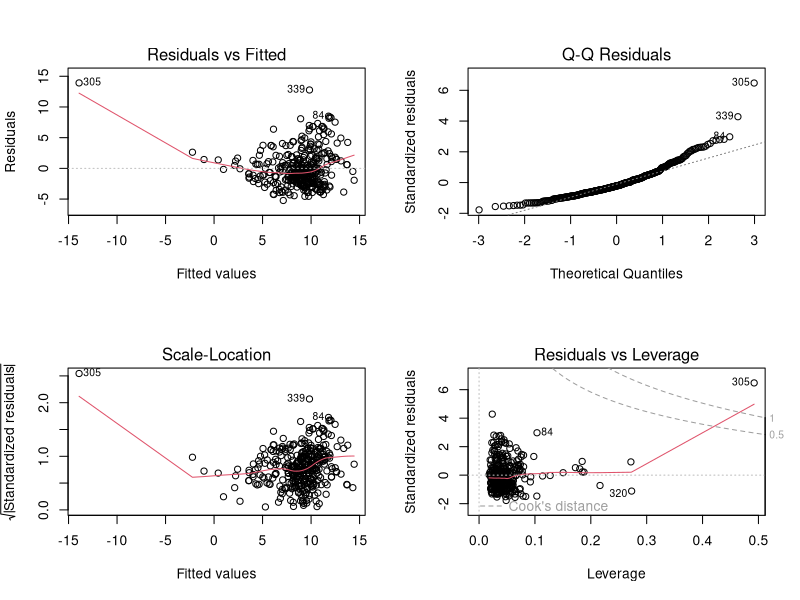

This figure's R source: (Note: this script raises an error after producing the figure.)
#--------------------------------------------
#
#		Read in Data 
#
#--------------------------------------------

setwd("~/Desktop/github/LM_Project/data")
train = data.frame(read.csv("train.csv"))

#--------------------------------------------
#
#		Cast as factors		 
#
#--------------------------------------------

train$wkd = as.factor(train$wkd)
train$wkdM = as.factor(train$wkdM)
train$summer = as.factor(train$summer)
train$FFMCQuantile = as.factor(train$FFMCQuantile)
train$rainvnorain = as.factor(train$rainvnorain)
train$grid_group = as.factor(train$grid_group)

#--------------------------------------------
#
#		Start fitting naive models
#		No interactions
#
#--------------------------------------------

#Remove point 89 - bad bad outlier 
train = train[-89, ]

#fit initial model
m = lm(ISI ~., data = train[,-c(9,12)])
summary(m)

#look at plots
par(mfrow = c(2,2))
plot(m)

#look at boxcox - 304 is zero - remove it for the moment
m = lm(ISI ~., data = t[-304,])
MASS::boxcox(m)

#try square root
train2 = train[,-1]
train2$sqISI = sqrt(train$ISI)

m = lm(sqISI ~., data = train2)
summary(m)
par(mfrow = c(2,2))
plot(m)

#really doesn't help all that much 
#Wind and FFMC quanitule look really good every thing esle not so much
#Gonna try and fit just a simple bivariate model

m = lm(ISI~FFMCQuantile + wind, data = train)

#--------------------------------------------
#
#		Added Variable Plots
#
#--------------------------------------------
m = lm(sqISI~., data = train2)
car::avPlots(m)

#--------------------------------------------
#
#		Added Variable Plots
#
#--------------------------------------------
